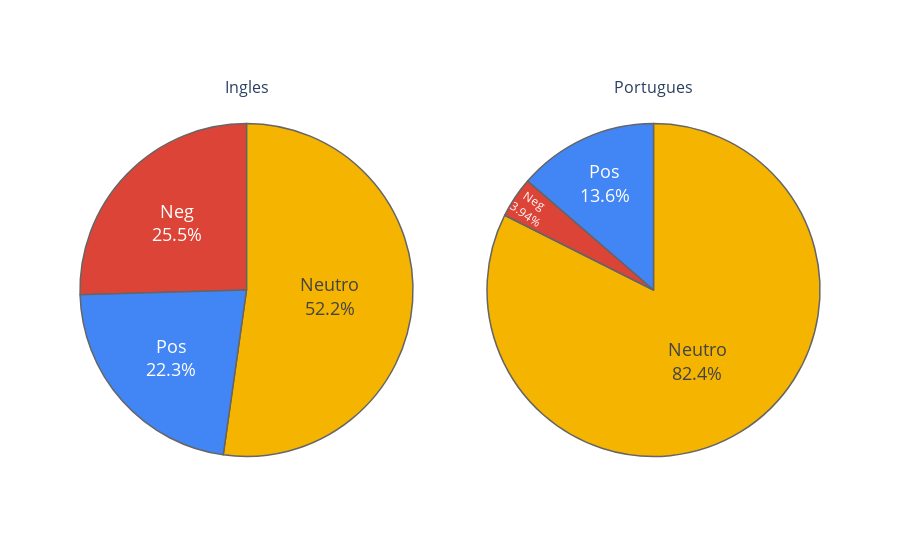

The notebook cell this image was saved under:
### Code cell
# Define Labels
labels = ['Neutro','Pos', 'Neg']

# Define color sets of paintings
colors = ['rgb(244, 180, 0)', 'rgb(66, 133, 244)',  'rgb(219, 68, 55)']


# Create subplots, using 'domain' type for pie charts
specs = [[{'type':'domain'}, {'type':'domain'}]]
fig = make_subplots(rows=1, cols=2, specs=specs, subplot_titles=['Ingles', 'Portugues'])

# Define pie charts
fig.add_trace(go.Pie(labels=labels, values=[neutro1,pos1,neg1], name='Ingles',
               marker_colors=colors,hoverinfo='label+percent', 
               textfont=dict(size=18),
               marker=dict(colors=colors, 
               line=dict(color='rgb(101,101,101)', width=1.5))), 1, 1)

fig.add_trace(go.Pie(labels=labels, values=[neutro2,pos2,neg2], name='Portugues',
               marker_colors=colors,hoverinfo='label+percent', 
               textfont=dict(size=18),
               marker=dict(colors=colors, 
               line=dict(color='rgb(101,101,101)', width=1.5))), 1, 2)

# Tune layout and hover info
fig.update_layout(height=550,  title_x=0.2)
fig.update_traces(textposition='inside', textinfo='percent+label',hoverinfo='label+percent+name')
fig.update(#layout_title_text='% Porcentagem dos Sentimentos por Lingua',
           layout_showlegend=False)

fig = go.Figure(fig)

fig.show()

### Figure 1 — Plotly figure (JSON) as saved in the notebook; plotly's stock layout.template omitted (floating-point values rounded to 4 significant figures)
{"data": [{"domain": {"x": [0, 0.45], "y": [0, 1]}, "hoverinfo": "label+percent+name", "labels": ["Neutro", "Pos", "Neg"], "marker": {"colors": ["rgb(244, 180, 0)", "rgb(66, 133, 244)", "rgb(219, 68, 55)"], "line": {"color": "rgb(101,101,101)", "width": 1.5}}, "name": "Ingles", "textfont": {"size": 18}, "textinfo": "percent+label", "textposition": "inside", "type": "pie", "values": [199, 85, 97]}, {"domain": {"x": [0.55, 1], "y": [0, 1]}, "hoverinfo": "label+percent+name", "labels": ["Neutro", "Pos", "Neg"], "marker": {"colors": ["rgb(244, 180, 0)", "rgb(66, 133, 244)", "rgb(219, 68, 55)"], "line": {"color": "rgb(101,101,101)", "width": 1.5}}, "name": "Portugues", "textfont": {"size": 18}, "textinfo": "percent+label", "textposition": "inside", "type": "pie", "values": [314, 52, 15]}], "layout": {"annotations": [{"font": {"size": 16}, "showarrow": false, "text": "Ingles", "x": 0.225, "xanchor": "center", "xref": "paper", "y": 1, "yanchor": "bottom", "yref": "paper"}, {"font": {"size": 16}, "showarrow": false, "text": "Portugues", "x": 0.775, "xanchor": "center", "xref": "paper", "y": 1, "yanchor": "bottom", "yref": "paper"}], "autosize": true, "showlegend": false, "title": {"x": 0.2}}}
